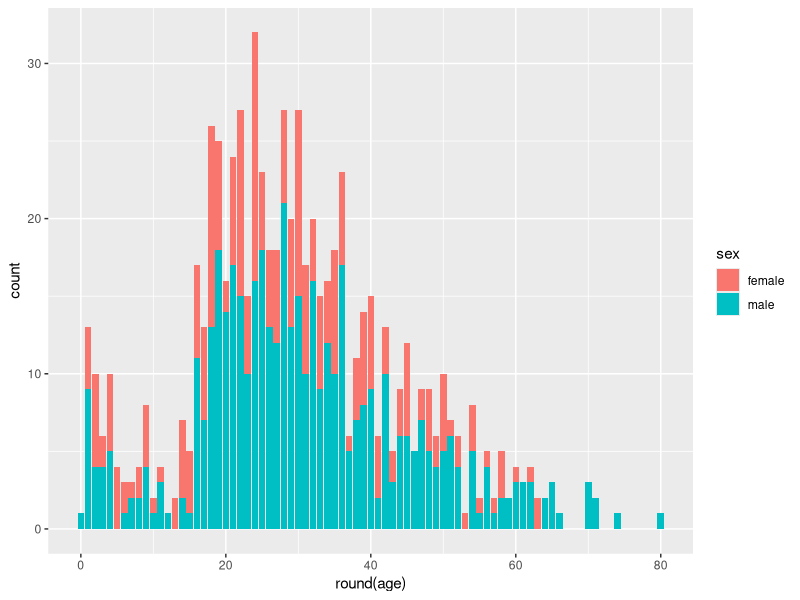
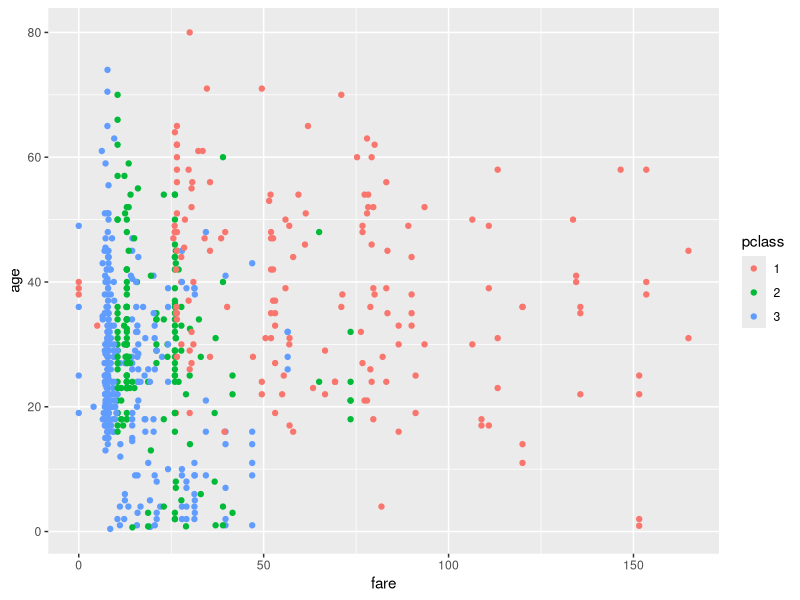
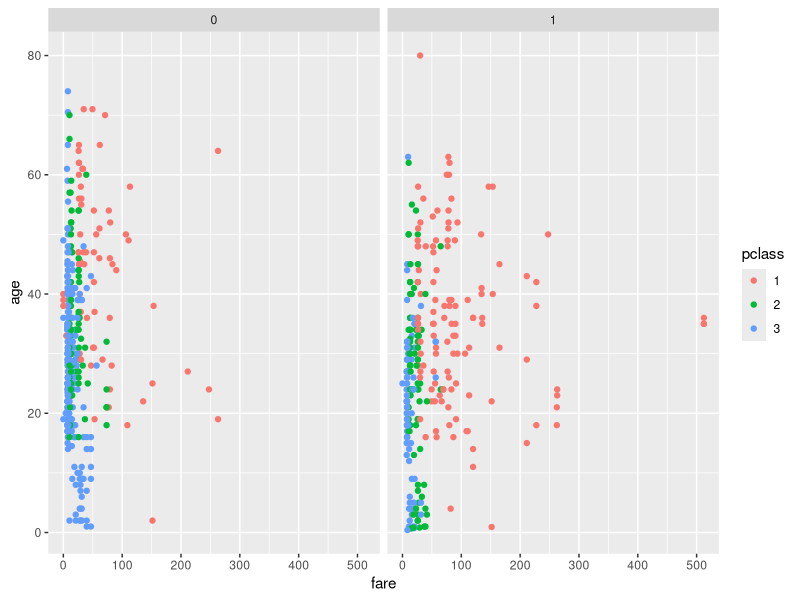
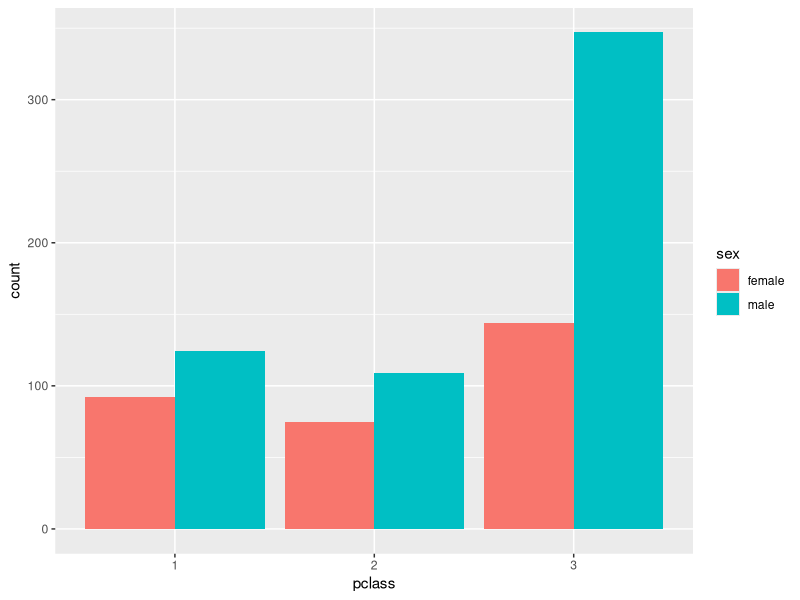

R code for these plots, in order:
## ---- chunk 1
knitr::opts_chunk$set(echo = TRUE)
## ---- chunk 2
library(ggplot2)
library(dplyr)     #for %>%
library(readr)     #for read_csv
library(stringr)   #for regex functions
## ---- chunk 3
#import the dataset here
titanic <- as.data.frame(read_csv("titanic.csv"))
head(titanic)
## ---- chunk 4
#write the R code to confirm your answer here
ncol(titanic)
nrow(titanic)
## ---- chunk 5
titanic <- rename_with(titanic, function(x) tolower(str_replace_all(str_replace_all(x, " ", "."), "_", ".")))
titanic$sex <- as.factor(titanic$sex)
titanic$survived <- as.factor(titanic$survived)
titanic$embarked <- as.factor(titanic$embarked)
titanic$pclass <- as.factor(titanic$pclass)
head(titanic)
## ---- chunk 6
titles <- str_match(titanic$name, "M(s|r|rs|iss|aster|ajor)")[,1]
## ---- chunk 7
male <- "M(r|aster|ajor)"
female <- "M(s|rs|iss)"
is.male <- !is.na(str_match(titles, male)[,1])
is.female <- !is.na(str_match(titles, female)[,1])
## ---- chunk 8
titanic$sex[is.na(titanic$sex) & is.male] <- "male"
titanic$sex[is.na(titanic$sex) & is.female] <- "female"
## ---- chunk 9
ggplot(titanic) +
  geom_bar(aes(x = round(age), fill = sex))
## ---- chunk 10
ggplot(filter(titanic, titanic$fare < 200)) +
#ggplot(titanic) + 
  geom_point(aes(y = age, x = fare, color = pclass))
## ---- chunk 11
ggplot(titanic) +
  geom_point(aes(y = age, x = fare, color = pclass)) +
  facet_wrap(. ~ survived)
## ---- chunk 12
ggplot(titanic) +
  geom_bar(position="dodge", aes(x = pclass, fill = sex))
## ---- chunk 13
titanic.alone <- filter(titanic[(! titanic %in% c('Cabin'))], titanic$siblings.spouse == 0 & titanic$parents.children == 0)
write_csv(titanic.alone, "titanic_alone.csv")
head(titanic.alone)
## ---- chunk 14
count(titanic, titanic$embarked)
count(titanic, titanic$embarked, titanic$sex)
